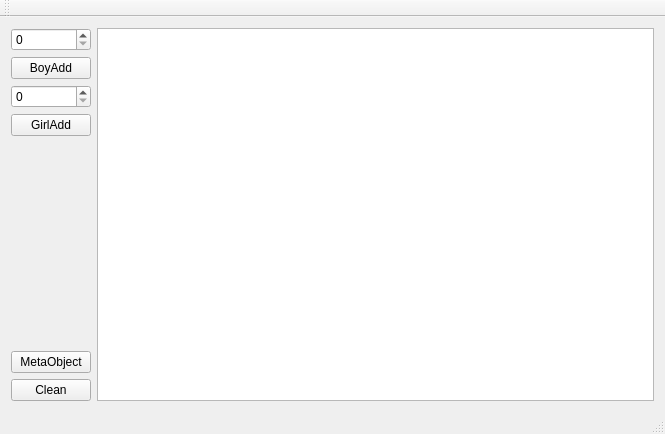
<?xml version="1.0" encoding="UTF-8"?>
<ui version="4.0">
 <class>QtMocPropertyExampleClass</class>
 <widget class="QMainWindow" name="QtMocPropertyExampleClass">
  <property name="geometry">
   <rect>
    <x>0</x>
    <y>0</y>
    <width>665</width>
    <height>434</height>
   </rect>
  </property>
  <property name="windowTitle">
   <string>QtMocPropertyExample</string>
  </property>
  <widget class="QWidget" name="centralWidget">
   <layout class="QGridLayout" name="gridLayout">
    <item row="0" column="0">
     <layout class="QHBoxLayout" name="horizontalLayout">
      <item>
       <layout class="QVBoxLayout" name="verticalLayout">
        <item>
         <widget class="QSpinBox" name="spinBoxBoy"/>
        </item>
        <item>
         <widget class="QPushButton" name="pushButtonBoyAdd">
          <property name="text">
           <string>BoyAdd</string>
          </property>
         </widget>
        </item>
        <item>
         <widget class="QSpinBox" name="spinBoxGirl"/>
        </item>
        <item>
         <widget class="QPushButton" name="pushButtonGirlAdd">
          <property name="text">
           <string>GirlAdd</string>
          </property>
         </widget>
        </item>
        <item>
         <spacer name="verticalSpacer">
          <property name="orientation">
           <enum>Qt::Vertical</enum>
          </property>
          <property name="sizeHint" stdset="0">
           <size>
            <width>20</width>
            <height>40</height>
           </size>
          </property>
         </spacer>
        </item>
        <item>
         <widget class="QPushButton" name="pushButtonMetaObject">
          <property name="text">
           <string>MetaObject</string>
          </property>
         </widget>
        </item>
        <item>
         <widget class="QPushButton" name="pushButtonClean">
          <property name="text">
           <string>Clean</string>
          </property>
         </widget>
        </item>
       </layout>
      </item>
      <item>
       <widget class="QTextEdit" name="textEdit"/>
      </item>
     </layout>
    </item>
   </layout>
  </widget>
  <widget class="QMenuBar" name="menuBar">
   <property name="geometry">
    <rect>
     <x>0</x>
     <y>0</y>
     <width>665</width>
     <height>22</height>
    </rect>
   </property>
  </widget>
  <widget class="QToolBar" name="mainToolBar">
   <attribute name="toolBarArea">
    <enum>TopToolBarArea</enum>
   </attribute>
   <attribute name="toolBarBreak">
    <bool>false</bool>
   </attribute>
  </widget>
  <widget class="QStatusBar" name="statusBar"/>
 </widget>
 <layoutdefault spacing="6" margin="11"/>
 <resources>
  <include location="QtMocPropertyExample.qrc"/>
 </resources>
 <connections/>
</ui>
